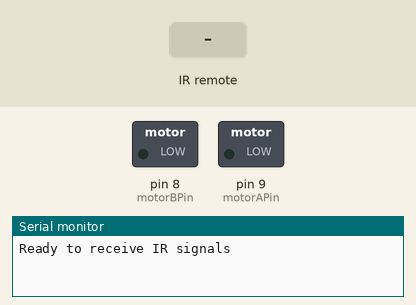
This sketch was run on a simulated Arduino Uno, built with avr-gcc and run on an emulated ATmega328P. Parts: switched loads named in the sketch (green lamp = pin HIGH), the last lines printed to the serial monitor. The inputs (shaded band) are chosen by the test bench.

Above: at 1.2 s.
1.3 s: infrared code 0x01 received
At 2.5 s:
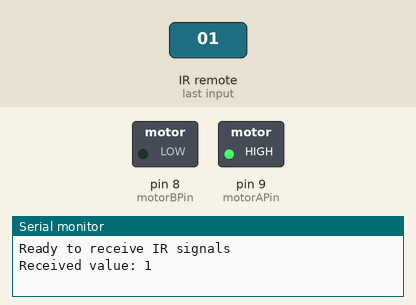
2.8 s: infrared code 0x00 received
At 3.6 s:
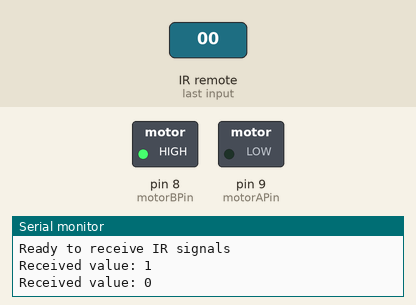
Timing chart, 0 to 5.8 s (numbered marks = the images above; inputs shaded):
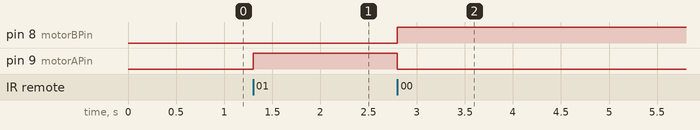

Measured:
- after the input at 1.3 s, pin 9 (motorAPin): LOW → HIGH at once
- after the input at 2.8 s, pin 8 (motorBPin): LOW → HIGH at once; pin 9 (motorAPin): HIGH → LOW at once

The sketch:

IR-nhanMOTOR.ino
```cpp
#include <IRremote.hpp>
#include <Servo.h>


#define IR_RECEIVE_PIN 2      // Chân nhận tín hiệu hồng ngoại
const int motorAPin = 9;   // IN1 - D9
const int motorBPin = 8;
IRrecv receiver(IR_RECEIVE_PIN); // Khởi tạo đối tượng IRrecv

void setup() {
  pinMode(motorAPin, OUTPUT);
  pinMode(motorBPin, OUTPUT);

  Serial.begin(9600);

  receiver.enableIRIn();         // Bắt đầu nhận tín hiệu IR
  Serial.println(F("Ready to receive IR signals"));
}

void loop() {
    if (receiver.decode()) {
        uint32_t value = receiver.decodedIRData.command;
        Serial.print("Received value: ");
        Serial.println(value, HEX); // In giá trị nhận được dưới dạng hex

        if (value == 0x01) { // Nếu nhận được mã 0x01
          digitalWrite(motorAPin, HIGH);
          digitalWrite(motorBPin, LOW);
        } else if (value == 0x00) { // Nếu nhận được mã 0x00
          digitalWrite(motorAPin, LOW);
          digitalWrite(motorBPin, HIGH);
        }

        receiver.resume(); // Chuẩn bị cho lần nhận tiếp theo
    }
}
```
